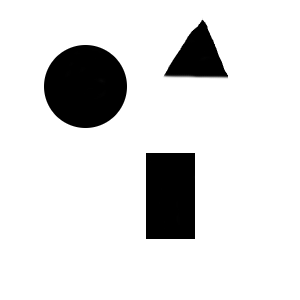
#> input picture data/circle.png, 300 x 300 px, found by its file name
$ jupyter execute --allow-errors findCircles.ipynb   (shell and % lines are left out)
#> lines starting #> are read from the running program, lines starting #| are printed output that depends on the picture; after the words box and inside, x2 and y2 are one past the last pixel; in counts of white or black regions, pixels touching at a corner belong together
[cell 1]
from dataclasses import dataclass
import matplotlib.pyplot as plt
from tqdm.notebook import tqdm
from PIL import Image
import numpy as np
import cv2

## Распознавание кружочка на изображении

План работы:
* Загружаем изображение
* Скалируем его, чтобы изображение не было слишком большим
* Применяем фильтр Canny для выделения границ в изображении
* Строим матрицу расстояний от граничных пикселей до всех остальных
* Проверяем, попадает ли большая часть целевых пикселей на окружность определенного радиуса
* Запоминаем пиксели которые хорошо ложатся на окружность
* отрисовываем найденные окружности

Предполагаемый центр окружности будет равноудален от всех точек на ее границе. Построив матрицу расстояний, мы сможем обнаружить, какие точки лежат на разных расстояниях от данной. Потом мы от этой точки с дискретным шагом будем "строить" окружности и смотреть, насколько много точек попадает на эти предполагаемые окружности. Если число точек будет достаточно большим, то точка, на которой мы находимся, будет сохранена вместе со значением радиуса найденной окружности.
После этого окружности отрисуем на графике

### Загрузка и скалирование изображения

[cell 2]
PATH = '/home/asha/ИБ/python/Images/circle.png'
RAD_STEP = 5  # шаг увеличения радиуса
RAD_DELTA = 3  # порог отсечения точек, которые слишком далеко от значения радиуса (эмпирически)
LOWEST_RAD = 10  # минимальный (стартовый) радиус поиска окружности
THRESHOLD = 0.4  # Порог близости количества точек к предполагаемому для каждого радиуса (эмпирически)

img = cv2.imread(PATH)
#> img is the input picture: shape (300, 300, 3); min 0, max 255, mean 222.2

@dataclass  # понадобится для запоминания будущего центра окружности и ее отрисовки
class Circle():
    x_center: int
    y_center: int
    radius: int


# Скалируем изображение для ускорения алгоритма

if max(img.shape) > 256:
    proportion = max(img.shape[0] // 256, img.shape[1] // 256)
#> proportion = 1
    scaled_img = cv2.resize(img, dsize=(img.shape[1] // proportion, img.shape[0] // proportion))
else:
    scaled_img = img

[cell 3]
plt.rcParams['figure.figsize'] = (12, 10)
plt.imshow(scaled_img)
plt.axis('off')

### Применение фильтра Canny для выделения границ в изображении

[cell 4]
edged_img = cv2.Canny(scaled_img, 10, 100) // 255
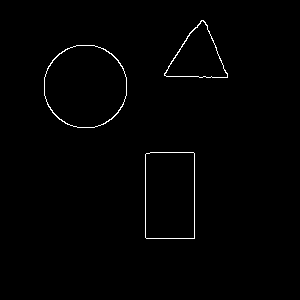
#> edged_img: shape (300, 300); values 0 (black) and 1 (white), 0.88% white in thin lines or dots, all inside (x1, y1, x2, y2) = (44, 20, 228, 239)
edges = np.argwhere(edged_img == 1)  # Координаты граничных пикселей
#> edges = 794 pairs, first value 20 to 238, second value 44 to 227

[cell 5]
fig, axs = plt.subplots(1, 2)
axs[0].imshow(scaled_img)
axs[1].imshow(edged_img)
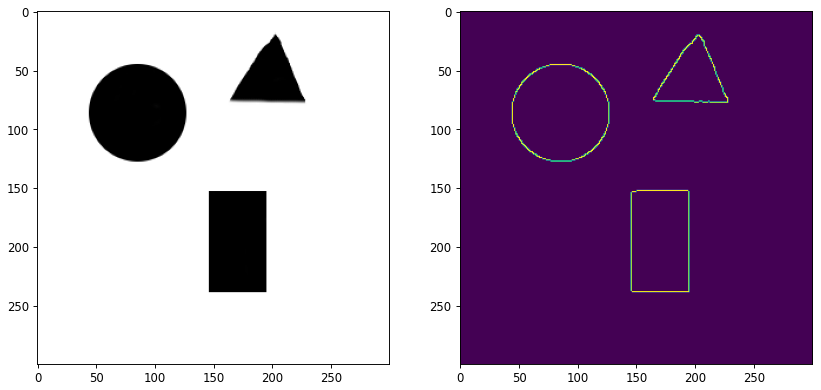
#> figure drawn by matplotlib, 2 panels

### Строим матрицу расстояний от граничных пикселей до всех остальных

[cell 6]
def dif(a, b):
    a_new = a[..., np.newaxis]
#> a_new = 794 values from 20 to 238
    b_new = b[np.newaxis, ...]
    return a_new - b_new
# meshgrid выводит два массива с x и y координатами всех пикселей
x, y = np.meshgrid(np.arange(edged_img.shape[0]), np.arange(edged_img.shape[1]))
x = x.ravel()
y = y.ravel()
# считаем матрицу расстояний от каждого целевого до всех остальных пикселей
dist_to_all = np.sqrt((dif(edges[:, 0], x) ** 2 + dif(edges[:, 1], y) ** 2).squeeze())
dist_to_all.shape  #794 граничных пикселя и 90000 значений расстояний для каждого
#> Out = (794, 90000)

### Запускаем алгоритм

[cell 7]
MAX_RADIUS = int(0.5 * min(edged_img.shape)) # окружность бОльшего радиуса не поместится целиком на изображение
#> MAX_RADIUS = 150

possible_rads = np.array(range(LOWEST_RAD, MAX_RADIUS + RAD_STEP, RAD_STEP))  # все радиусы которые переберем
#> possible_rads = 29 values from 10 to 150


circles = []
#> (the rest of this cell did not finish here and is left out)

$ run again, with data/figs.jpg saved as data/circle.png
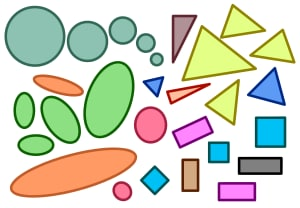
#> input picture data/figs.jpg, 300 x 208 px, found by its file name
#> img is the input picture: shape (208, 300, 3); mean B, G, R 194.1, 211.5, 207.4
#> `edged_img = cv2.Canny(scaled_img, 10, 100) // 255`:
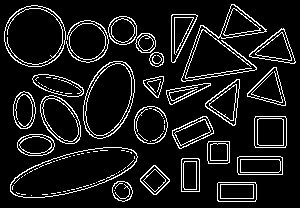
#> edged_img: shape (208, 300); values 0 (black) and 1 (white), 10.2% white in thin lines or dots
#> edges = 6377 pairs, first value 4 to 201, second value 4 to 295
#> `[cell 5] fig, axs = plt.subplots(1, 2) axs[0].imshow(scaled_img) axs[1..`:
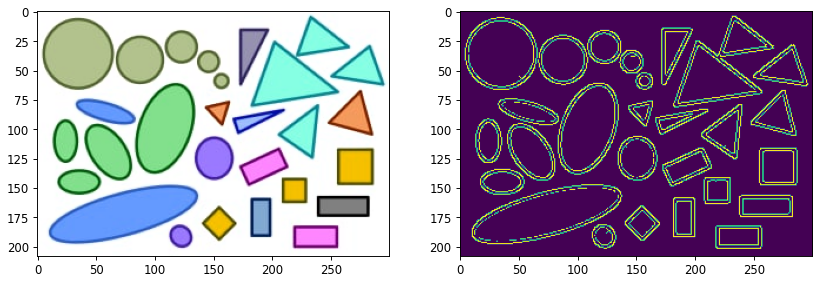
#> figure drawn by matplotlib, 2 panels; B, G, R data is drawn as R, G, B
#> a_new = 6377 values from 4 to 201
